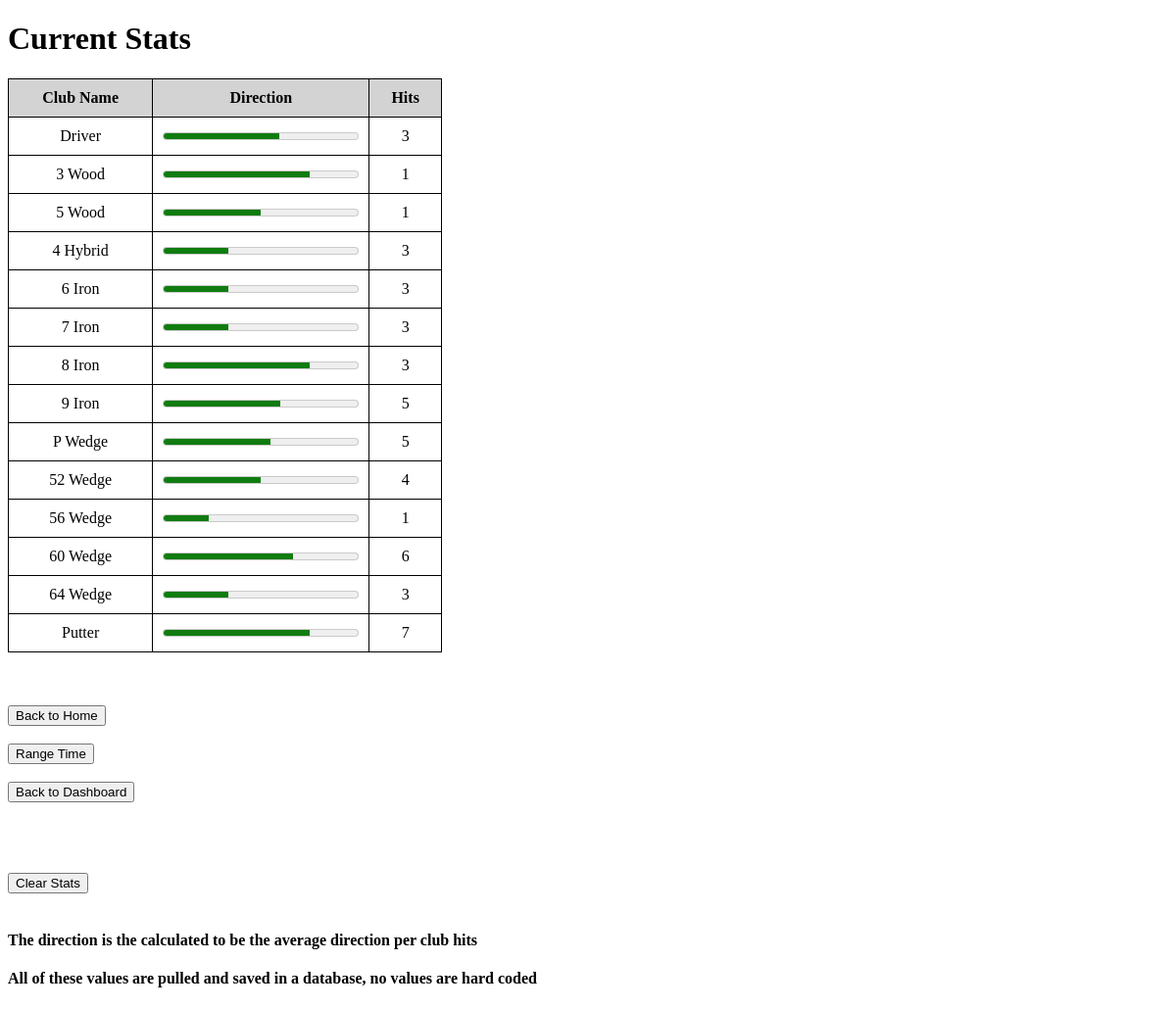
The page /current_stats on the database as committed earlier.
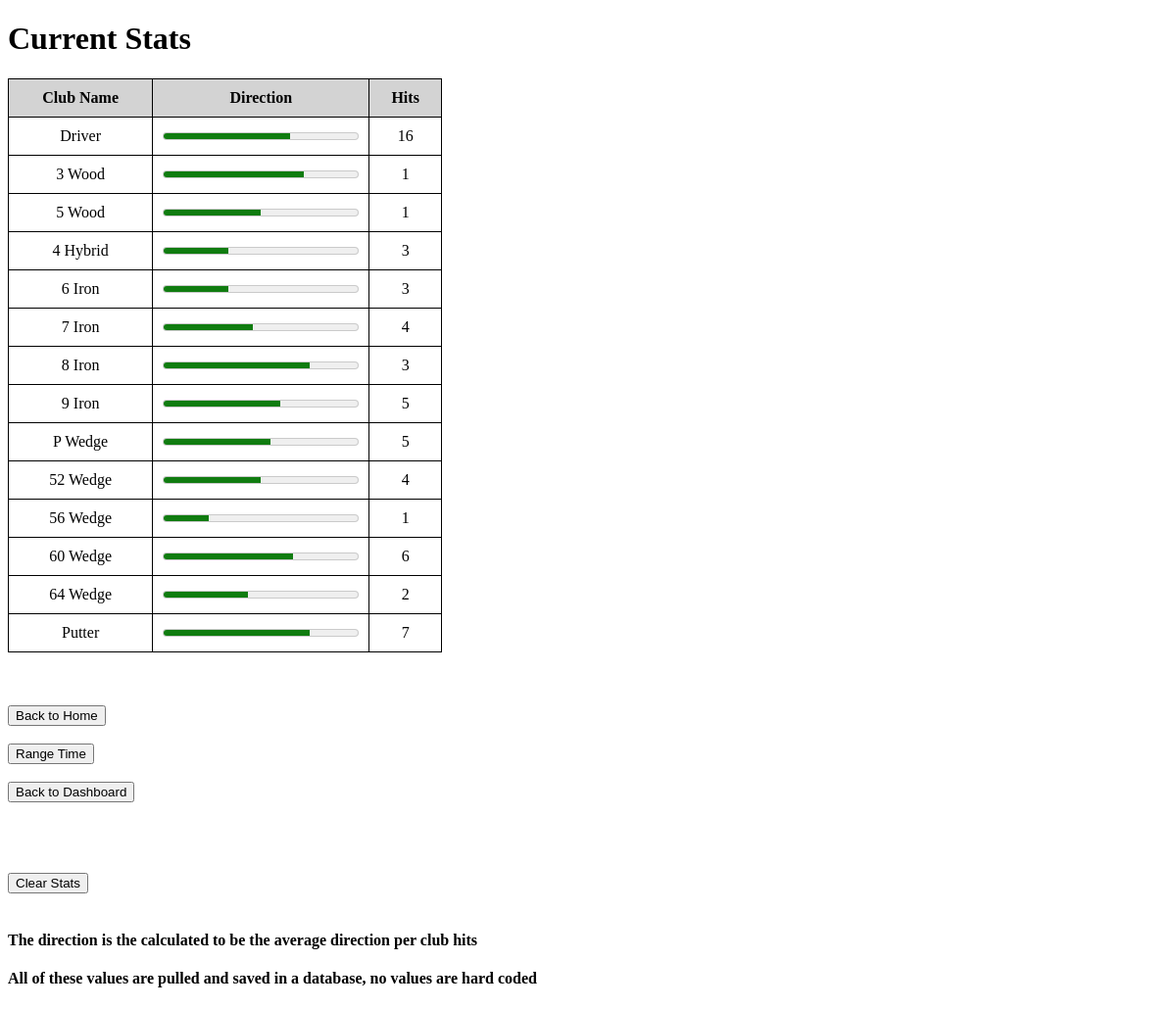
The same page on the database as committed later.
### tables this page shows
CREATE TABLE golf_clubs
             (id INTEGER PRIMARY KEY AUTOINCREMENT,
              name TEXT NOT NULL,
              direction INTEGER NOT NULL,
              hits INTEGER NOT NULL,
              distance INTEGER NOT NULL);

### mydatabase_package/app.py (the view)
@app.route('/current_stats')
def current_stats():
    conn = sqlite3.connect('/Users/Dave/PycharmProjects/mydatabase/clubs.db')
    c = conn.cursor()
    c.execute("SELECT name, direction, distance, hits FROM golf_clubs")
    rows = c.fetchall()
    conn.close()
    return render_template('current_stats.html', clubs=rows)

### mydatabase_package/app.py (called while the page is built)
@app.teardown_appcontext
def teardown_db(exception):
    close_db()

def close_cursor(e=None):
    cursor = g.pop('cursor', None)
    if cursor is not None:
        cursor.close()

@app.teardown_request
def teardown_cursor(exception):
    close_cursor()

### mydatabase_package/auth.py (called while the page is built)
@bp.before_app_request
def load_logged_in_user():
    user_id = session.get('user_id')
    if user_id is None:
        g.user = None
    else:
        g.user = get_db().execute(
            'SELECT * FROM user WHERE id = ?', (user_id,)
        ).fetchone()

### templates/current_stats.html (shortened to what this page needs)
<!DOCTYPE html>
<html lang="en">
<head>
</head>
<body>
    <h1>Current Stats</h1>
    <table>
        <thead>
            <tr>
                <th>Club Name</th>
                <th style ="width: 50%">Direction</th>
                <th>Hits</th>
            </tr>
        </thead>
        <tbody>
          {% for club in clubs %}
            <tr>
                <td>{{ club[0] }}</td>
                <td><meter min="0" max="100" value="{{ club[1] }}" style="width: 200px;"></meter></td>
                <td>{{ club[3] }}</td>
            </tr>
            {% endfor %}
        </tbody>
    </table>
    <br><br><br>
    <form action="/" method="GET">
        <button type="submit">Back to Home</button>
    </form>
    <br>
    <button class="my-button" onclick="location.href='{{ url_for('range_time') }}'">Range Time</button>
    <br><br>
        <form method="GET" action="/index">
      <input type="submit" value="Back to Dashboard">
    </form><br><br><br><br>
    <form action="{{ url_for('clear_stats') }}" method="get">
        <button type="submit">Clear Stats</button>
    </form>
<br>
<h4>The direction is the calculated to be the average direction per club hits</h4>
<h4>All of these values are pulled and saved in a database, no values are hard coded</h4>
</body>
</html>

### templates/current_stats.html (style rules this page uses)
table, th, td { border: 1px solid black; border-collapse: collapse; padding: 10px; text-align: center; }
th { background-color: lightgray; }

Rows that differ between the two databases and show on the page:
changed golf_clubs "Driver": direction 59.3333 → 65.1875 (drawn); hits "3" → "16"
changed golf_clubs "3 Wood": direction 75 → 72 (drawn)
changed golf_clubs "7 Iron": direction 33 → 46 (drawn); hits "3" → "4"
changed golf_clubs "64 Wedge": direction 33.3333 → 43.5 (drawn); hits "3" → "2"
